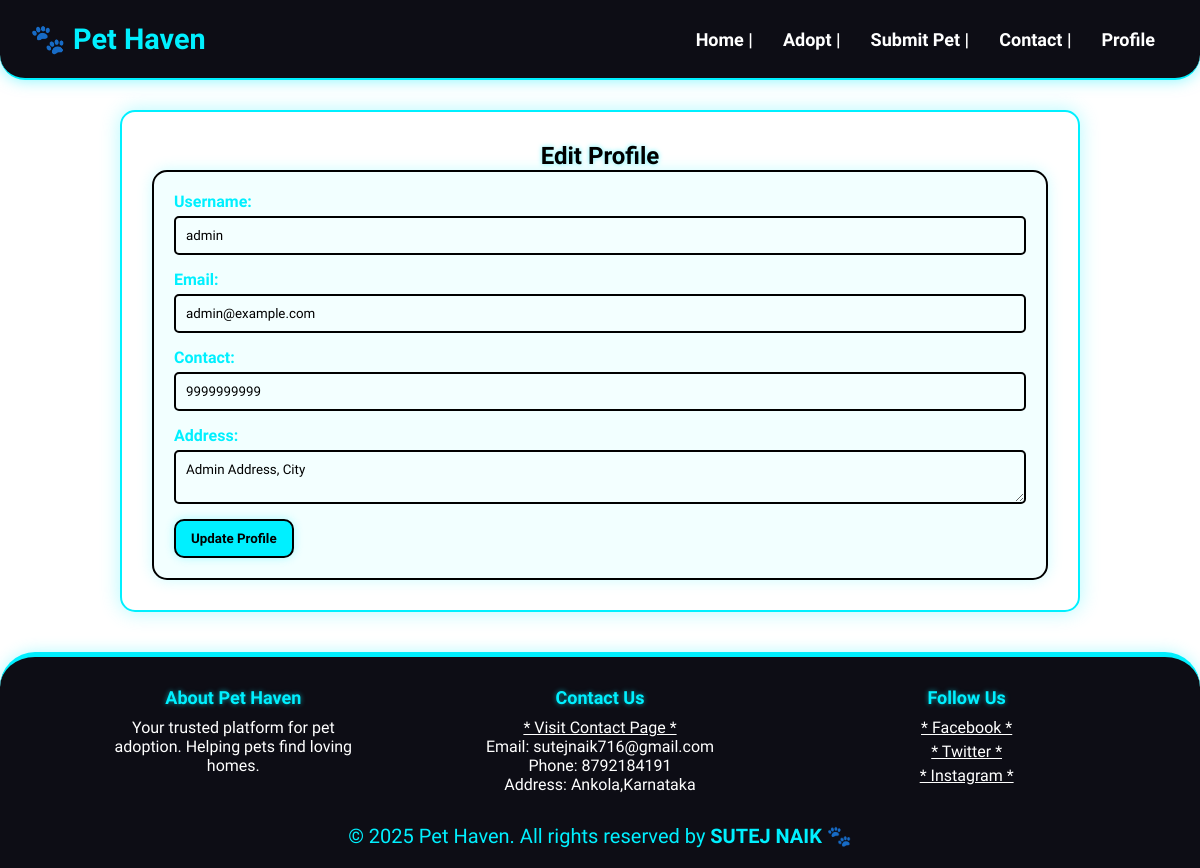
The app's page /users/edit_profile.php (signed in) with its own data.
### tables this page shows
CREATE TABLE `users` (
  `id` INT(11) NOT NULL AUTO_INCREMENT,
  `username` VARCHAR(100) NOT NULL,
  `email` VARCHAR(255) NOT NULL,
  `password` VARCHAR(255) NOT NULL,
  `contact` VARCHAR(20) NOT NULL,
  `address` TEXT NOT NULL,
  `is_admin` TINYINT(1) DEFAULT 0,
  PRIMARY KEY (`id`),
  UNIQUE KEY `unique_email` (`email`),
  UNIQUE KEY `unique_username` (`username`),
  UNIQUE KEY `unique_contact` (`contact`)
);

### users/edit_profile.php (the view, shortened to what this page needs)
<?php
include '../includes/config.php';
$user_id = $_SESSION['user_id'];
$stmt = $conn->prepare("SELECT username, email, contact, address FROM users WHERE id = ?");
$stmt->bind_param("i", $user_id);
$stmt->execute();
$user_result = $stmt->get_result();
$user = $user_result->fetch_assoc();
?>
<header>
    <div class="logo">🐾 Pet Haven</div>
    <ul class="nav-links">
        <li><a href="../index.php">Home |</a></li>
        <li><a href="../pets/pets.php">Adopt |</a></li>
        <li><a href="../pets/submit_pet.php">Submit Pet |</a></li>
        <li><a href="../contact.php">Contact |</a></li>
        <li><a href="profile.php">Profile </a></li>
    </ul>
</header>
<!DOCTYPE html>
<html lang="en">
<head>
    <link rel="stylesheet" href="../assets/css/profile.css">
</head>
<body>
    <div class="container">
        <h2>Edit Profile</h2>
        <form action="edit_profile.php" method="POST" class="profile-form">
            <div class="form-group">
                <label for="username">Username:</label>
                <input type="text" id="username" name="username" value="<?php echo htmlspecialchars($user['username']); ?>" required>
            </div>
            <div class="form-group">
                <label for="email">Email:</label>
                <input type="email" id="email" name="email" value="<?php echo htmlspecialchars($user['email']); ?>" required>
            </div>
            <div class="form-group">
                <label for="contact">Contact:</label>
                <input type="text" id="contact" name="contact" value="<?php echo htmlspecialchars($user['contact']); ?>" required>
            </div>
            <div class="form-group">
                <label for="address">Address:</label>
                <textarea id="address" name="address" required><?php echo htmlspecialchars($user['address']); ?></textarea>
            </div>
            <button type="submit" class="btn">Update Profile</button>
        </form>
    </div>
    <?php include '../includes/footer.php'; ?>
</body>
</html>

### assets/css/profile.css (style rules this page uses)
* { margin: 0; padding: 0; box-sizing: border-box; font-family: 'MuseoModerno', cursive, sans-serif; }
body { background: url('../images/pbg.png') center/cover no-repeat; background-size: cover; background-position: center; background-repeat: no-repeat; background-attachment: fixed; text-align: center; margin: 0; padding: 0; padding-top: 70px; font-family: 'MuseoModerno', cursive, sans-serif; }
header { background-color: #0d0d15; color: white; padding: 15px 30px; display: flex; justify-content: space-between; align-items: center; border-bottom: 2px solid #00f0ff; position: fixed; height: 80px; top: 0; left: 0; width: 100%; z-index: 1000; box-shadow: 0 0 15px rgba(0, 240, 255, 0.5); transition: all 0.3s ease; border-radius: 0 0 25px 25px; }
.logo { font-size: 1.8em; font-weight: bold; color: #00f0ff; }
.nav-links { list-style: none; display: flex; }
.nav-links li { margin: 0 15px; font-size: 18px; }
.nav-links a { text-decoration: none; color: white; font-weight: bold; transition: 0.3s; }
.btn { background: transparent; color: #00f0ff; padding: 10px 15px; border: 2px solid #00f0ff; border-radius: 10px; font-weight: bold; text-decoration: none; transition: all 0.3s ease; box-shadow: 0 0 10px rgba(0, 240, 255, 0.3); }
.container { max-width: 80%; margin: 40px auto; padding: 30px; background: rgba(255, 255, 255, 0.1); border-radius: 15px; box-shadow: 0 0 20px rgba(0, 240, 255, 0.3); border: 2px solid #00f0ff; backdrop-filter: blur(8px); }
h2, h3 { color: black; text-shadow: 0 0 5px rgba(0, 240, 255, 0.6); }
.profile-form { background: rgba(0, 240, 255, 0.05); padding: 20px; border-radius: 15px; border: 2px solid black; box-shadow: 0 0 15px rgba(0, 240, 255, 0.2); text-align: left; color: #fff; }
.profile-form .form-group { margin-bottom: 15px; }
.profile-form label { display: block; margin-bottom: 5px; font-weight: bold; color: #00f0ff; }
.profile-form input, .profile-form textarea { width: 100%; padding: 10px; border-radius: 5px; background: rgba(255, 255, 255, 0.1); border: 2px solid black; color: black; font-family: 'MuseoModerno', cursive, sans-serif; transition: 0.3s; }
.profile-form .btn { display: inline-block; background: #00f0ff; color: black; padding: 10px 15px; border-radius: 10px; border: 2px solid black; font-weight: bold; text-decoration: none; transition: 0.3s; animation: float 3s ease-in-out infinite; }

### records on screen
users: username "admin", email "admin@example.com", contact "9999999999", address "Admin Address, City"
